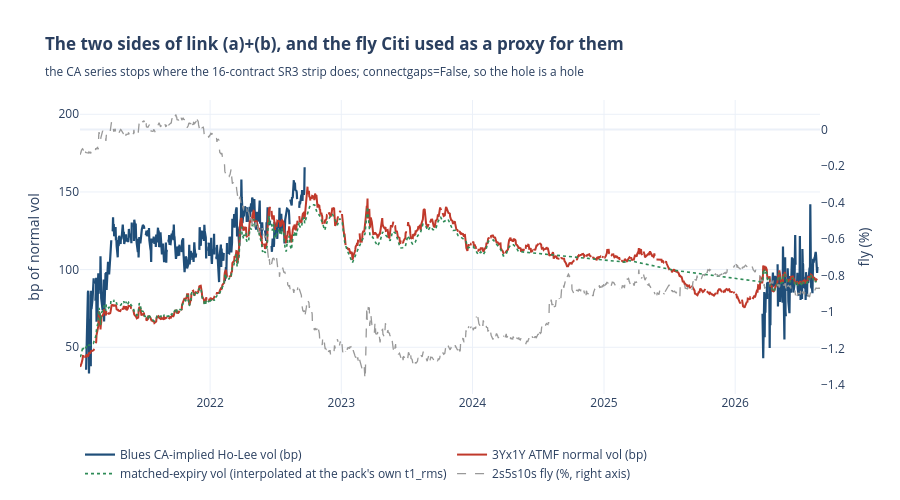

The notebook cell this image was saved under:
### Markdown cell above
### The two series through time

### Code cell
def _line(fig, s, name, color, dash=None, width=1.8, axis="y"):
    fig.add_trace(go.Scatter(x=s.index, y=pd.to_numeric(s, errors="coerce").to_numpy(float),
                             name=name, yaxis=axis, mode="lines", connectgaps=False,
                             line=dict(color=color, width=width, dash=dash)))


figts = go.Figure()
_line(figts, _al["iv"], "Blues CA-implied Ho-Lee vol (bp)", "#1f4e79", width=2.2)
_line(figts, _al["vol"], f"{CFG.citi_node}x{CFG.vol_tenor} ATMF normal vol (bp)",
      "#c0392b", width=2.0)
_line(figts, VOL_MATCH, "matched-expiry vol (interpolated at the pack's own t1_rms)",
      "#2e8b57", dash="dot", width=1.6)
figts.add_trace(go.Scatter(x=_al.index, y=_al["fly"].to_numpy(float),
                           name="2s5s10s fly (%, right axis)", yaxis="y2", mode="lines",
                           connectgaps=False, line=dict(color="#999", width=1.3, dash="dash")))
figts.update_layout(
    title=("<b>The two sides of link (a)+(b), and the fly Citi used as a proxy for them</b>"
           "<br><sub>the CA series stops where the 16-contract SR3 strip does; "
           "connectgaps=False, so the hole is a hole</sub>"),
    yaxis=dict(title="bp of normal vol"),
    yaxis2=dict(title="fly (%)", overlaying="y", side="right", showgrid=False),
    template="plotly_white", height=500,
    legend=dict(orientation="h", yanchor="bottom", y=-0.32, x=0))
figts.show()

### Figure 1 — Plotly figure (JSON) as saved in the notebook; plotly's stock layout.template omitted (floating-point values rounded to 4 significant figures; data arrays with more than 128 entries replaced by an {"elided": "..."} marker saying what was removed)
{"data": [{"connectgaps": false, "line": {"color": "#1f4e79", "width": 2.2}, "mode": "lines", "name": "Blues CA-implied Ho-Lee vol (bp)", "type": "scatter", "x": {"elided": "1472 str values"}, "y": {"elided": "1472 float values"}, "yaxis": "y"}, {"connectgaps": false, "line": {"color": "#c0392b", "width": 2.0}, "mode": "lines", "name": "3Yx1Y ATMF normal vol (bp)", "type": "scatter", "x": {"elided": "1472 str values"}, "y": {"elided": "1472 float values"}, "yaxis": "y"}, {"connectgaps": false, "line": {"color": "#2e8b57", "dash": "dot", "width": 1.6}, "mode": "lines", "name": "matched-expiry vol (interpolated at the pack's own t1_rms)", "type": "scatter", "x": {"elided": "604 str values"}, "y": {"elided": "604 float values"}, "yaxis": "y"}, {"connectgaps": false, "line": {"color": "#999", "dash": "dash", "width": 1.3}, "mode": "lines", "name": "2s5s10s fly (%, right axis)", "type": "scatter", "x": {"elided": "1472 str values"}, "y": {"elided": "1472 float values"}, "yaxis": "y2"}], "layout": {"height": 500, "legend": {"orientation": "h", "x": 0, "y": -0.32, "yanchor": "bottom"}, "title": {"text": "<b>The two sides of link (a)+(b), and the fly Citi used as a proxy for them</b><br><sub>the CA series stops where the 16-contract SR3 strip does; connectgaps=False, so the hole is a hole</sub>"}, "yaxis": {"title": {"text": "bp of normal vol"}}, "yaxis2": {"overlaying": "y", "showgrid": false, "side": "right", "title": {"text": "fly (%)"}}}}
